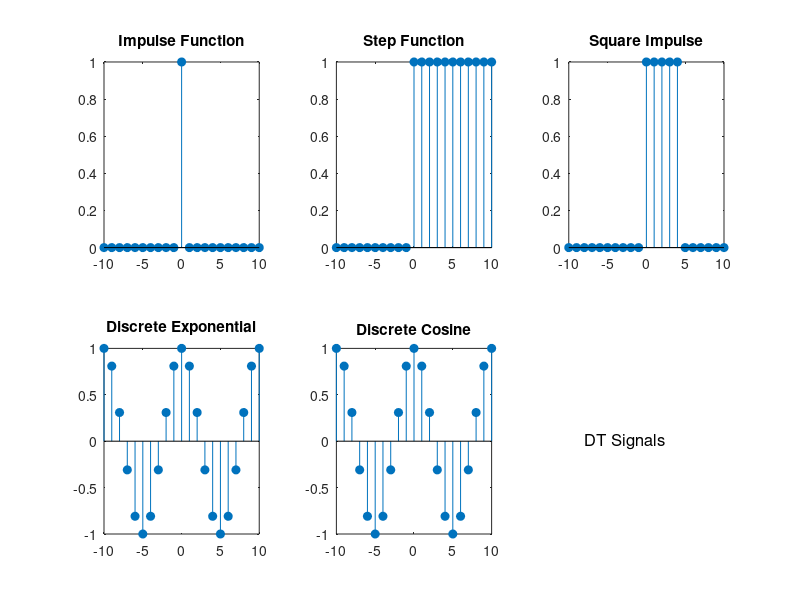

This figure's MATLAB source:
%  Discrete-Time (DT) Signals
n = -10:10;
% Impulse function
delta_n = (n == 0);
% Step function
u_n = (n >= 0);
% Square impulse (nonzero for n = 0,1,2,3,4)
square_n = (n >= 0) & (n < 5);
% Discrete exponential
exp_n = exp(1j * pi * n / 5);
% Discrete cosine (added as a missing subplot)
cos_n = cos(pi * n / 5);
% Plot DT signals in a 2x3 grid so all signals are visible.
figure;
subplot(2,3,1); stem(n, delta_n, 'filled'); title('Impulse Function');
subplot(2,3,2); stem(n, u_n, 'filled'); title('Step Function');
subplot(2,3,3); stem(n, square_n, 'filled'); title('Square Impulse');
subplot(2,3,4); stem(n, real(exp_n), 'filled'); title('Discrete Exponential');
subplot(2,3,5); stem(n, cos_n, 'filled'); title('Discrete Cosine');
% Optionally, leave subplot(2,3,6) empty or use for additional info
subplot(2,3,6); axis off; text(0.1,0.5,'DT Signals','FontSize',12);